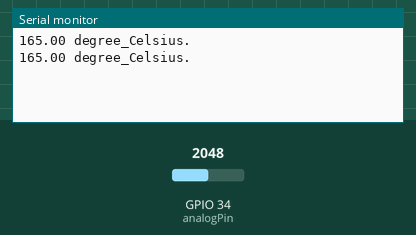
Bench run of a sketch on a simulated ESP32. Parts: the last lines printed to the serial monitor. The test bench sets the inputs (shaded band); at power-on: GPIO 34 (analogPin) = 2048.

Above: at 1.8 s.
1.9 s: GPIO 34 (analogPin) set to 2866
At 2.3 s:
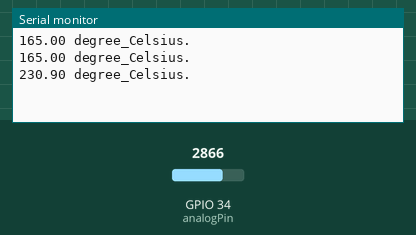
3.4 s: GPIO 34 (analogPin) set to 3603
At 4.8 s:
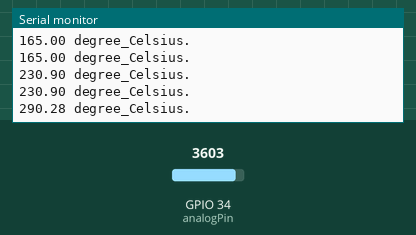
Timing chart, 0 to 6.4 s (numbered marks = the images above; inputs shaded):
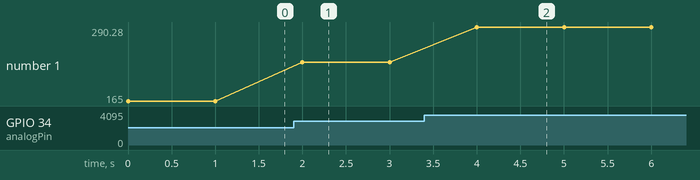

The sketch:

esp32_lm35.ino
```cpp
const float Vcc = 3.3;
const int ANALOG_MAX = 4096;
const int analogPin = 34;
const int delayTime = 1000;

void setup() {
  //Initialize serial and wait for port to open:
  Serial.begin(9600);
  while (!Serial) {
    ;  // wait for serial port to connect. Needed for native USB port only
  }
}

void loop() {
  int reading = analogRead(analogPin);
  float voltage = ((long)reading * Vcc * 1000) / ANALOG_MAX;
  float temp = voltage / 10; // +10mV/degree_Celsius
  Serial.print(temp);
  Serial.println(" degree_Celsius.");
  delay(delayTime);
}
```

Measured:
- after the input at 1.9 s, the serial monitor: prints a new line after 0.10 s (image 1)
- after the input at 3.4 s, the serial monitor: prints a new line after 0.60 s (image 2)
- plotted number 1: 165 → 230.9 after the input at 1.9 s, 230.9 → 290.28 after the input at 3.4 s
